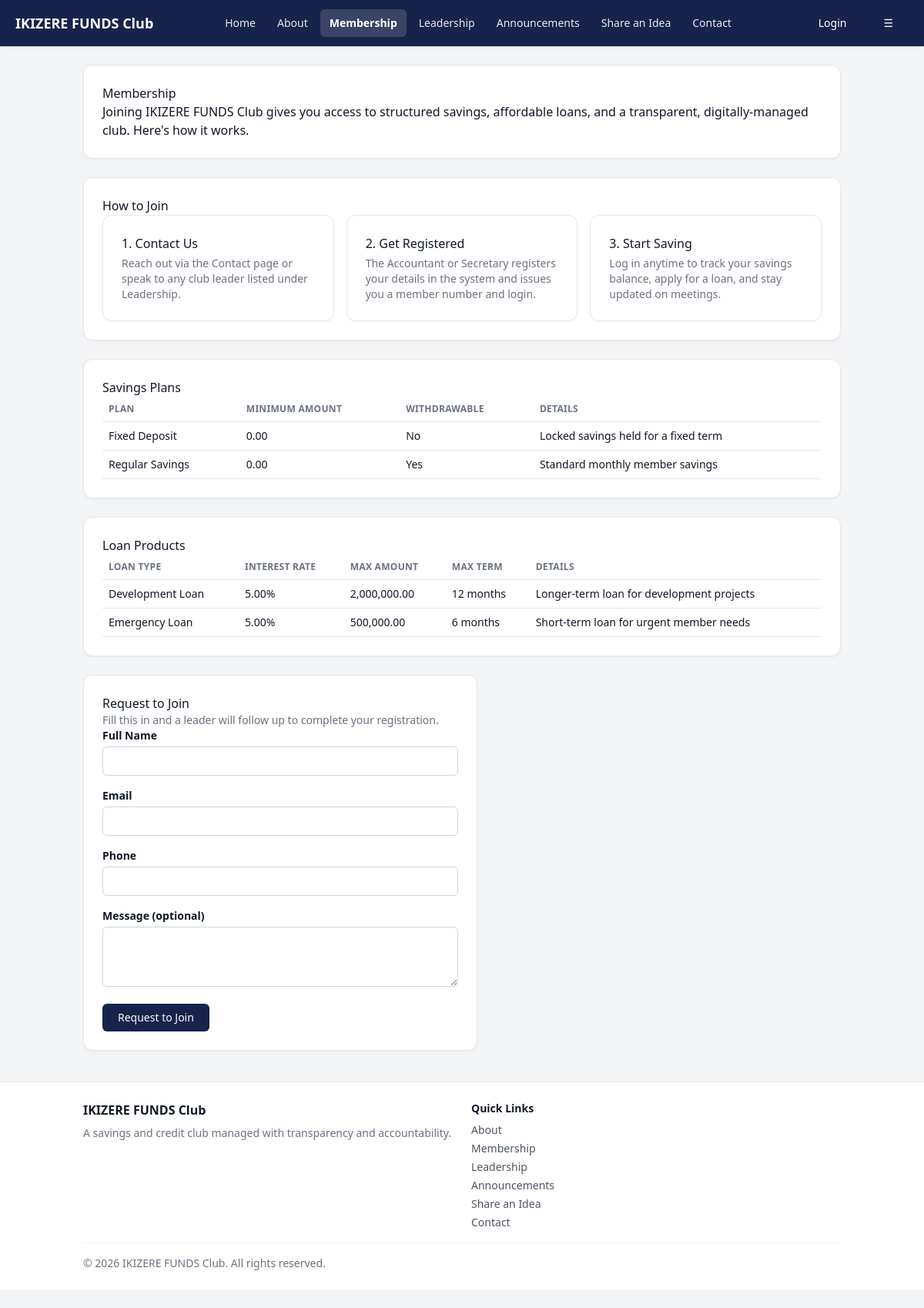
/membership.php, run on the app's committed database.
### tables this page shows
CREATE TABLE saving_types (
  id INT UNSIGNED AUTO_INCREMENT PRIMARY KEY,
  name VARCHAR(80) NOT NULL UNIQUE,            
  minimum_amount DECIMAL(12,2) NOT NULL DEFAULT 0,
  is_withdrawable TINYINT(1) NOT NULL DEFAULT 1,
  description VARCHAR(255)
);

CREATE TABLE loan_types (
  id INT UNSIGNED AUTO_INCREMENT PRIMARY KEY,
  name VARCHAR(80) NOT NULL UNIQUE,            
  interest_rate DECIMAL(5,2) NOT NULL DEFAULT 5.00,
  max_amount DECIMAL(12,2),
  max_term_months INT UNSIGNED,
  penalty_rate DECIMAL(5,2) NOT NULL DEFAULT 0.00,   
  description VARCHAR(255)
);

### includes/functions.php (called while the page is built, shortened)
<?php
function e(?string $value): string
{
    return htmlspecialchars($value ?? '', ENT_QUOTES, 'UTF-8');
}
function formatMoney(float $amount): string
{
    return number_format($amount, 2);
}

### config/database.php (called while the page is built, shortened)
<?php
function db(): PDO
{
    static $pdo = null;
    if ($pdo === null) {
        $dsn = 'mysql:host=' . DB_HOST . ';port=' . DB_PORT . ';dbname=' . DB_NAME . ';charset=utf8mb4';
        try {
            $pdo = new PDO($dsn, DB_USER, DB_PASS, [
                PDO::ATTR_ERRMODE            => PDO::ERRMODE_EXCEPTION,
                PDO::ATTR_DEFAULT_FETCH_MODE => PDO::FETCH_ASSOC,
                PDO::ATTR_EMULATE_PREPARES   => false,
            ]);
        } catch (PDOException $e) {
            if (APP_DEBUG) {
                die('Database connection failed: ' . $e->getMessage());
            }
            die('Database connection failed. Please try again later.');
        }
    }
    return $pdo;
}

### includes/auth.php (called while the page is built, shortened)
<?php
require_once __DIR__ . '/../config/database.php';
require_once __DIR__ . '/functions.php';
function isLoggedIn(): bool
{
    return !empty($_SESSION['user_id']);
}
function currentUser(): ?array
{
    if (!isLoggedIn()) {
        return null;
    }
    static $user = null;
    return $user;
}

### includes/public_nav.php (called while the page is built)
<?php
return [
    ['label' => 'Home', 'href' => 'index.php'],
    ['label' => 'About', 'href' => 'about.php'],
    ['label' => 'Membership', 'href' => 'membership.php'],
    ['label' => 'Leadership', 'href' => 'leadership.php'],
    ['label' => 'Announcements', 'href' => 'announcements.php'],
    ['label' => 'Share an Idea', 'href' => 'feedback.php'],
    ['label' => 'Contact', 'href' => 'contact.php'],
];

### membership.php (the view, shortened to what this page needs)
<?php
require_once __DIR__ . '/config/database.php';
require_once __DIR__ . '/includes/auth.php';
$savingTypes = db()->query('SELECT name, minimum_amount, is_withdrawable, description FROM saving_types ORDER BY name')->fetchAll();
$loanTypes = db()->query('SELECT name, interest_rate, max_amount, max_term_months, description FROM loan_types ORDER BY name')->fetchAll();
require __DIR__ . '/includes/header.php';
?>
<div class="card">
    <h1>Membership</h1>
    <p>Joining <?= e($siteName) ?> gives you access to structured savings, affordable
    loans, and a transparent, digitally-managed club. Here's how it works.</p>
</div>
<div class="card">
    <h2>How to Join</h2>
    <div class="dashboard-grid">
        <div class="card">
            <h3 class="mb-1">1. Contact Us</h3>
            <p class="text-gray-500 text-sm">Reach out via the <a href="<?= e(APP_URL) ?>/contact.php">Contact page</a> or speak to any club leader listed under <a href="<?= e(APP_URL) ?>/leadership.php">Leadership</a>.</p>
        </div>
        <div class="card">
            <h3 class="mb-1">2. Get Registered</h3>
            <p class="text-gray-500 text-sm">The Accountant or Secretary registers your details in the system and issues you a member number and login.</p>
        </div>
        <div class="card">
            <h3 class="mb-1">3. Start Saving</h3>
            <p class="text-gray-500 text-sm">Log in anytime to track your savings balance, apply for a loan, and stay updated on meetings.</p>
        </div>
    </div>
</div>
<?php if ($savingTypes): ?>
<div class="card">
    <h2>Savings Plans</h2>
    <table>
        <thead><tr><th>Plan</th><th>Minimum Amount</th><th>Withdrawable</th><th>Details</th></tr></thead>
        <tbody>
        <?php foreach ($savingTypes as $st): ?>
            <tr>
                <td><?= e($st['name']) ?></td>
                <td><?= formatMoney((float) $st['minimum_amount']) ?></td>
                <td><?= $st['is_withdrawable'] ? 'Yes' : 'No' ?></td>
                <td><?= e($st['description']) ?></td>
            </tr>
        <?php endforeach; ?>
        </tbody>
    </table>
</div>
<?php endif; ?>
<?php if ($loanTypes): ?>
<div class="card">
    <h2>Loan Products</h2>
    <table>
        <thead><tr><th>Loan Type</th><th>Interest Rate</th><th>Max Amount</th><th>Max Term</th><th>Details</th></tr></thead>
        <tbody>
        <?php foreach ($loanTypes as $lt): ?>
            <tr>
                <td><?= e($lt['name']) ?></td>
                <td><?= e($lt['interest_rate']) ?>%</td>
                <td><?= $lt['max_amount'] ? formatMoney((float) $lt['max_amount']) : 'No cap' ?></td>
                <td><?= $lt['max_term_months'] ? e($lt['max_term_months']) . ' months' : 'Flexible' ?></td>
                <td><?= e($lt['description']) ?></td>
            </tr>
        <?php endforeach; ?>
        </tbody>
    </table>
</div>
<?php endif; ?>
<div class="card max-w-lg">
    <h2>Request to Join</h2>
    <p class="text-gray-500 text-sm">Fill this in and a leader will follow up to complete your registration.</p>
    <form method="post" action="">
        <label for="full_name">Full Name</label>
        <input type="text" id="full_name" name="full_name" required>
        <label for="email">Email</label>
        <input type="email" id="email" name="email">
        <label for="phone">Phone</label>
        <input type="text" id="phone" name="phone">
        <label for="message">Message (optional)</label>
        <textarea id="message" name="message" rows="3"></textarea>
        <button type="submit">Request to Join</button>
    </form>
</div>
<?php require __DIR__ . '/includes/footer.php'; ?>

### includes/header.php (shortened to what this page needs)
<?php
require_once __DIR__ . '/../config/config.php';
require_once __DIR__ . '/functions.php';
$user = function_exists('currentUser') ? currentUser() : null;
$siteName = APP_NAME;
if (function_exists('db')) {
    $rows = db()->query('SELECT setting_key, setting_value FROM club_settings')->fetchAll();
    $settings = array_column($rows, 'setting_value', 'setting_key');
    $siteName = $settings['club_name'] ?? APP_NAME;
}
$navItems = $user ? require __DIR__ . '/nav.php' : [];
$publicNavItems = $user ? [] : require __DIR__ . '/public_nav.php';
$requestPath = parse_url($_SERVER['REQUEST_URI'] ?? '', PHP_URL_PATH);
$currentFile = $requestPath ? basename($requestPath) : 'index.php';
?>
<!DOCTYPE html>
<html lang="en">
<head>
    <script src="https://cdn.tailwindcss.com"></script>
</head>
<body>
<header class="topbar relative">
    <a class="brand" href="<?= e(APP_URL) ?>/index.php">
        <span><?= e($siteName) ?></span>
    </a>
    <?php if ($user): ?>
        <button class="sidebar-toggle no-print" type="button" aria-label="Toggle menu" onclick="document.getElementById('sidebar').classList.toggle('-translate-x-full')">&#9776;</button>
        <nav class="topbar-nav">
            <a href="<?= e(APP_URL) ?>/modules/members/profile.php" class="flex items-center gap-2 no-underline">
                <?php if (!empty($user['photo_path'])): ?>
                    <img src="<?= e(APP_URL) ?>/<?= e($user['photo_path']) ?>" alt="" class="w-8 h-8 rounded-full object-cover border border-white/40">
                <?php else: ?>
                    <span class="w-8 h-8 rounded-full bg-white/15 text-white flex items-center justify-center text-xs font-bold"><?= e(strtoupper(substr($user['full_name'], 0, 1))) ?></span>
                <?php endif; ?>
                <span class="user-chip"><?= e($user['full_name']) ?> <small>(<?= e(str_replace('_', ' ', $user['role_name'])) ?>)</small></span>
            </a>
            <a href="<?= e(APP_URL) ?>/logout.php" class="btn btn-ghost">Logout</a>
        </nav>
    <?php else: ?>
        <nav class="public-nav-links">
            <?php foreach ($publicNavItems as $item): ?>
                <a class="public-nav-link<?= $currentFile === $item['href'] ? ' active' : '' ?>" href="<?= e(APP_URL) ?>/<?= e($item['href']) ?>"><?= e($item['label']) ?></a>
            <?php endforeach; ?>
        </nav>
        <div class="flex items-center gap-2">
            <a href="<?= e(APP_URL) ?>/login.php" class="btn hidden sm:inline-block">Login</a>
            <button class="public-nav-toggle no-print" type="button" aria-label="Toggle menu" onclick="document.getElementById('public-nav-panel').classList.toggle('hidden')">&#9776;</button>
        </div>
    <?php endif; ?>
</header>
<?php if ($user): ?>
<div class="app-shell">
    <aside class="sidebar no-print -translate-x-full md:translate-x-0" id="sidebar">
        <nav>
            <?php foreach ($navItems as $item): ?>
                <?php if (userCanSeeNavItem($user, $item)): ?>
                    <?php $active = $requestPath && str_ends_with($requestPath, $item['href']); ?>
                    <a class="sidebar-link<?= $active ? ' active' : '' ?>" href="<?= e(APP_URL) ?>/<?= e($item['href']) ?>">
                        <span class="sidebar-icon"><?= $item['icon'] ?></span> <?= e($item['label']) ?>
                    </a>
                <?php endif; ?>
            <?php endforeach; ?>
        </nav>
    </aside>
    <main class="app-content">
        <div class="container">
        <?php require __DIR__ . '/flash_toasts.php'; ?>
<?php else: ?>
    <main class="container">
<?php endif; ?>

### includes/footer.php (shortened to what this page needs)
<?php if (!empty($user)): ?>
        </div>
    </main>
</div>
<?php else: ?>
    </main>
<?php endif; ?>
<footer class="site-footer no-print bg-white border-t border-gray-200 mt-10">
    <div class="container">
        <div class="grid gap-6 grid-cols-[repeat(auto-fit,minmax(180px,1fr))] pb-4">
            <div>
                <div class="font-bold mb-2"><?= e($siteName ?? APP_NAME) ?></div>
                <p class="text-gray-500 text-sm">A savings and credit club managed with transparency and accountability.</p>
            </div>
            <div>
                <div class="font-semibold text-sm mb-2">Quick Links</div>
                <ul class="text-sm space-y-1 text-gray-600">
                    <li><a href="<?= e(APP_URL) ?>/about.php">About</a></li>
                    <li><a href="<?= e(APP_URL) ?>/membership.php">Membership</a></li>
                    <li><a href="<?= e(APP_URL) ?>/leadership.php">Leadership</a></li>
                    <li><a href="<?= e(APP_URL) ?>/announcements.php">Announcements</a></li>
                    <li><a href="<?= e(APP_URL) ?>/feedback.php">Share an Idea</a></li>
                    <li><a href="<?= e(APP_URL) ?>/contact.php">Contact</a></li>
                </ul>
            </div>
        </div>
        <div class="pt-4 border-t border-gray-100 text-sm text-gray-500 pb-6">
            &copy; <?= date('Y') ?> <?= e($siteName ?? APP_NAME) ?>. All rights reserved.
        </div>
    </div>
</footer>
</body>
</html>

### data on the page
saving_types: name "Fixed Deposit", minimum_amount "0.00", is_withdrawable "No", description "Locked savings held for a fixed term"
saving_types: name "Regular Savings", minimum_amount "0.00", is_withdrawable "Yes", description "Standard monthly member savings"
loan_types: name "Development Loan", interest_rate "5.00", max_amount "2,000,000.00", max_term_months "12", description "Longer-term loan for development projects"
loan_types: name "Emergency Loan", interest_rate "5.00", max_amount "500,000.00", max_term_months "6", description "Short-term loan for urgent member needs"

### other printed values
$siteName "IKIZERE FUNDS Club"
$item['label'] "Home"
$item['label'] "About"
$item['label'] "Membership"
$item['label'] "Leadership"
$item['label'] "Announcements"
$item['label'] "Share an Idea"
$item['label'] "Contact"
